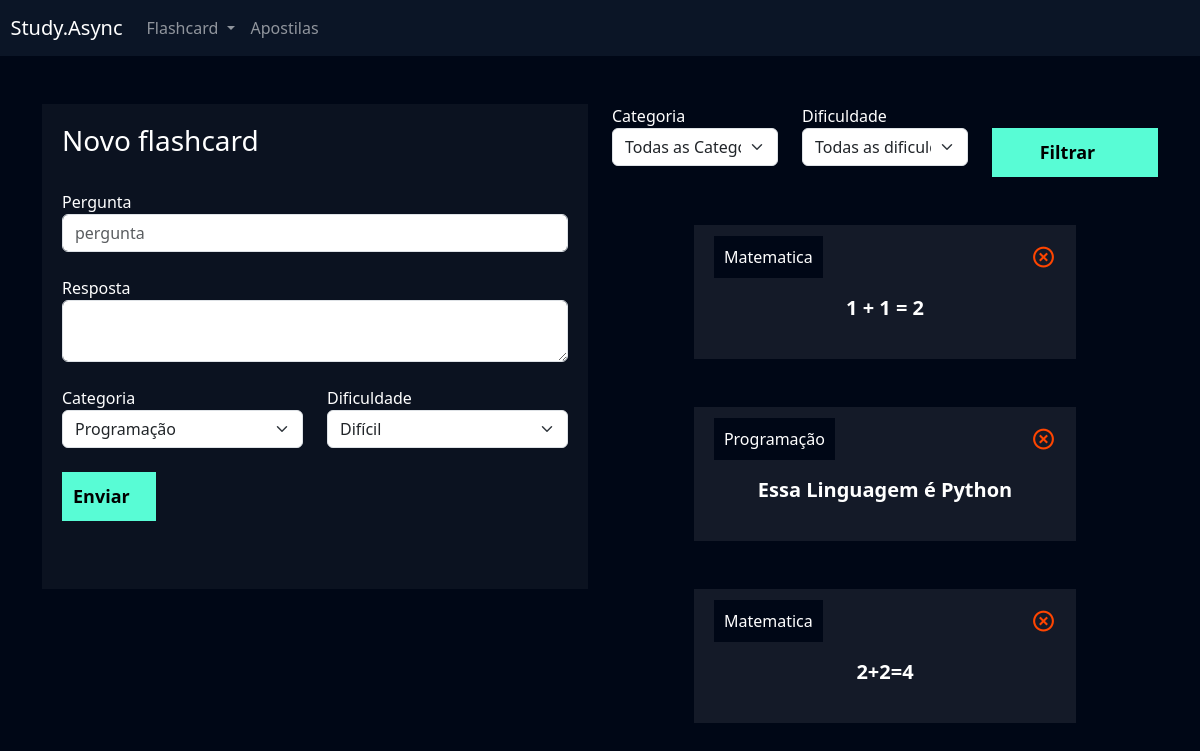
Screenshot of /flashcard/novo_flashcard/ (signed in) with the database file from the repository.
### flashcard/models.py (models this page shows, shortened)
class Flashcard(models.Model):
    DIFICULDADE_CHOICES = (('D', 'Difícil'), ('M', 'Médio'), ('F', 'Fácil'))
    user = models.ForeignKey(User, on_delete=models.DO_NOTHING)
    pergunta = models.CharField(max_length=100)
    resposta = models.TextField()
    categoria = models.ForeignKey(Categoria, on_delete=models.DO_NOTHING)
    dificuldade = models.CharField(max_length=1, choices=DIFICULDADE_CHOICES)

class Categoria(models.Model):
    nome = models.CharField(max_length=20)
    def __str__(self):
        return self.nome

### flashcard/views.py (the view, shortened to what this page needs)
# urls.py: path('novo_flashcard/', views.novo_flashcard, name="novo_flashcard"),
def novo_flashcard(request):
    if not request.user.is_authenticated:
        return redirect('usuarios/login')
    if request.method == 'GET':
        categorias = Categoria.objects.all()
        dificuldades = Flashcard.DIFICULDADE_CHOICES
        flashcards = Flashcard.objects.filter(user=request.user)
        categoria_filtrar = request.GET.get('categoria')
        dificuldade_filtrar = request.GET.get('dificuldade')
        if categoria_filtrar:
            flashcards = flashcards.filter(categoria__id=categoria_filtrar)
        if dificuldade_filtrar:
            flashcards = flashcards.filter(dificuldade=dificuldade_filtrar)
        return render(
            request,
            'novo_flashcard.html',
            {
                'categorias': categorias,
                'dificuldades': dificuldades,
                'flashcards': flashcards,
            },
        )

### flashcard/templates/novo_flashcard.html (shortened to what this page needs)
{% extends "base.html" %}
{% load static %}
{% block 'cabecalho' %}
    <link href="{% static 'usuarios/css/cadastro.css' %}" rel="stylesheet">
    <link href='https://unpkg.com/boxicons@2.1.4/css/boxicons.min.css' rel='stylesheet'>
    <link href="{% static 'flashcard/css/novo_flashcard.css'%}" rel="stylesheet">
{% endblock 'cabecalho' %}
{% block 'conteudo' %}
    {% include "partials/header.html"%}
    <div class="container">
        <br>
        <br>
        <div class="row">
            <div class="col-md">
                <div class="box-form">
                    <form action="{% url 'novo_flashcard'%}" method="POST"> {% csrf_token %}
                        <h3>Novo flashcard</h3>
                        <br>
                        <label>Pergunta</label>
                        <input type="text" class="form-control" placeholder="pergunta" name="pergunta">
                        <br>
                        <label>Resposta</label>
                        <textarea class="form-control" name="resposta"></textarea>
                        <br>
                        <div class="row">
                            <div class="col-md">
                                <label for="">Categoria</label>
                                <select class="form-select" name="categoria">
                                    {% for categoria in categorias %}
                                        <option value="{{categoria.id}}">{{categoria}}</option>
                                    {% endfor %}
                                </select>
                            </div>
                            <div class="col-md">
                                <label for="">Dificuldade</label>
                                <select class="form-select" name="dificuldade">
                                    {% for dificuldade in dificuldades %}
                                        <option value="{{dificuldade.id}}">{{dificuldade.1}}</option>
                                    {% endfor %}
                                </select>
                            </div>
                        </div>
                        <br>
                        <input type="submit" value="Enviar" class="btn-cadastro">
                        <br>
                        <br>
                        <br>
                    </form>
                </div>
            </div>
            <div class="col-md">
            <form action="{% url 'novo_flashcard'%}" method="GET">
            <div class="row">
                <div class="col-md">
                    <label for="">Categoria</label>
                    <select name="categoria" id="" class="form-select">
                        <option value="">Todas as Categorias</option>
                    </select>
                </div>
            <div class="col-md">
                <label for="">Dificuldade</label>
                <select name="dificuldade" id="" class="form-select">
                    <option value="">Todas as dificuldades</option>
                </select>
            </div>
            <div class="col-md">
            <br>
            <input type="submit" style="width: 100%" value="Filtrar" class="btn-cadastro">
        </div>
    </div>
    </form>
    <br>
    <br>
    {% for flash in flashcards%}
        <div class="box-new-flashcard" onclick="flip_card({{flash.id}})">
            <div class="flashcard ">
                <div class="flashcard-categoria">
                        {{flash.categoria}}
                </div>
                <a href="{% url 'deletar_flashcard' flash.id %}"><i class='icone-exit bx bx-x-circle'></i></a>
                <br>
                <br>
                <div class="flashcard-box-item">
                    <p class="flashcard-item">{{flash.pergunta}}</p>
                </div>
            </div>
        </div>
        <br>
        <br>
    {% endfor %}
 </div>
 </div>
 </div>
{% endblock 'conteudo' %}

### templates/static/geral/css/base.css (style rules this page uses)
:root { --main-color: #0b1526; --dark-color: #000716; --secondary-dark-color: rgb(15, 2, 26); --light-color: #00c1f3; --contrast-color: #f4c96b; --differential-color: #58fcd5; }
body { background-color: var(--dark-color) !important; color: white !important; }

### templates/static/usuarios/css/cadastro.css (style rules this page uses)
* { margin: 0; padding: 0; }
.box-form { padding: 20px; background-color: rgba(217,217,217, .05); color: white !important; }
.btn-cadastro { padding: 10px; background-color: #58fcd5; border: none; border: 1px solid #58fcd5; font-size: 18px; font-weight: bold; AULA 1 6 padding-left: 25px; padding-right: 25px; }

### templates/static/flashcard/css/novo_flashcard.css (style rules this page uses)
.box-new-flashcard { width: 70%; margin: auto; }
.flashcard { background-color: rgba(255, 255, 255, .08); padding: 20px; }
.flashcard-box-item { text-align: center; }
.flashcard p { font-size: 20px; font-weight: bold; cursor: pointer; }
.flashcard-categoria { background-color: var(--dark-color); display: inline; padding: 10px; }
.icone-exit { float: right; font-size: 25px; color: orangered; }

### rows the page displays
Flashcard: categoria "Matematica", pergunta "1 + 1 = 2"
Flashcard: categoria "Programação", pergunta "Essa Linguagem é Python"
Flashcard: categoria "Matematica", pergunta "2+2=4"

### other values shown
form field categoria "Programação"
form field dificuldade "Difícil"
